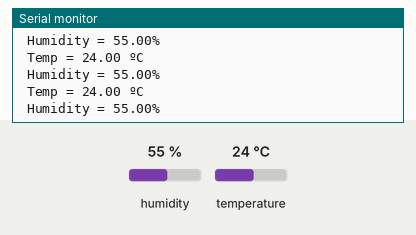
This sketch was run on a simulated Arduino Uno, built with avr-gcc and run on an emulated ATmega328P. On the bench: the last lines printed to the serial monitor. The inputs (shaded band) are chosen by the test bench; at power-on: humidity 55 %, temperature 24 °C.

Above: at 1.2 s.
1.3 s: humidity set to 22 %
At 1.71 s:
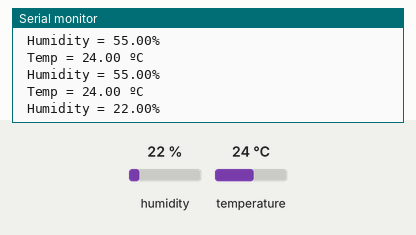
2.8 s: temperature set to 12 °C
At 2.87 s:
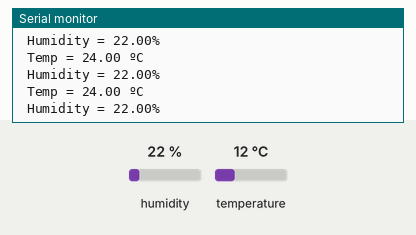
4.3 s: humidity set to 40 %
At 4.33 s:
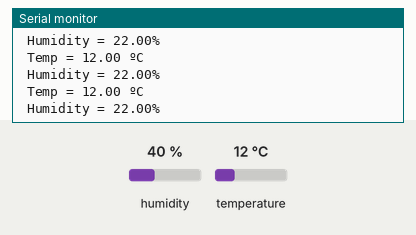
Timing chart, 0 to 7.3 s (numbered marks = the images above; inputs shaded):
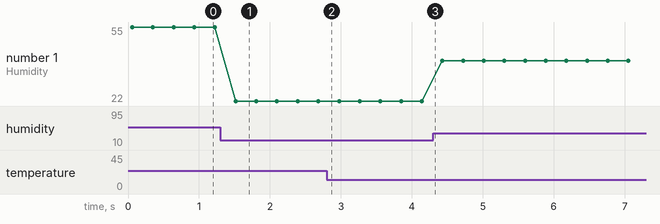

The sketch:

Hackamano.ino
```cpp
#include <SHT1x.h>

float tempC = 0;
float humidity = 0;

//Instance of the SHT1X sensor
SHT1x sht15(A4, A5);//Data, SCK

void setup()
{
  Serial.begin(9600);
}

void loop()
{
  readSensor();
  printOut();
  delay(250);
}

void readSensor()
{
  tempC = sht15.readTemperatureC();
  humidity = sht15.readHumidity();
}

void printOut()
{
  Serial.print(" Temp = ");
  Serial.print(tempC);
  Serial.println(" ºC");
  Serial.print(" Humidity = ");
  Serial.print(humidity);
  Serial.println("%");
}
```

Measured:
- after the input at 1.3 s, the serial monitor: prints a new line after 0.22 s (image 1)
- plotted number 1: 55 → 22 after the input at 1.3 s, 22 → 40 after the input at 4.3 s
